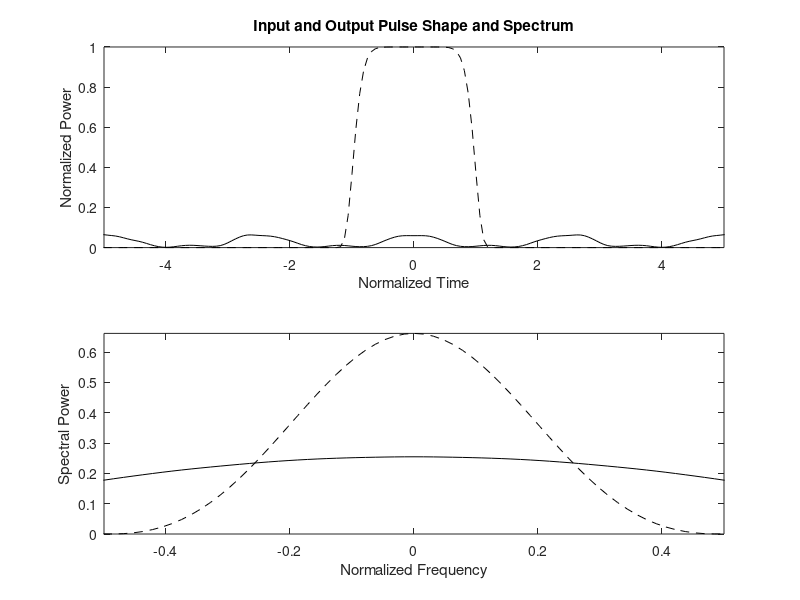

Write MATLAB code to recreate this figure.
% This code solves the NLS equation with the split-step method
% 	idu/dz - sgn(beta2)/2 dˆ2u/d(tau)ˆ2 + Nˆ2*|u|ˆ2*u = 0
% Written by Govind P. Agrawal in March 2005 for the NLFO book

%---Specify input parameters
clear all; %
distance = input('Enter fiber length (in units of L_D) ='); %
beta2 = input('dispersion: 1 for normal, -1 for anomalous'); %
N = input ('Nonlinear parameter N = '); % Soliton order
mshape = input ('m = 0 for sech, m > 0 for super-Gaussian = ');
chirp0 = 0;	% input pulse chirp (default value)

%---set simulation parameters
nt = 1024; Tmax = 32; 	
% FFT points and window size
step_num = round(20*distance*N^2); 	
% No. of z steps
deltaz = distance/step_num; % step size in z
dtau = (2*Tmax)/nt;	% step size in tau

%---tau and omega arrays
tau = (-nt/2:nt/2-1)*dtau; 	
% temporal grid
omega = (pi/Tmax) * [(0:nt/2-1) (-nt/2:-1)]; % frequency grid

%---Input Field profile
if mshape==0 	 % soliton sech shape
	uu = sech(tau).*exp(-0.5i* chirp0* tau.^2);
else % super-Gaussian
	uu = exp(-0.5*(1+1i*chirp0).*tau.^(2*mshape));
end

%---Plot input pulse shape and spectrum
temp = fftshift(ifft(uu)).*(nt*dtau)/sqrt(2*pi); % spectrum
figure; 	subplot(2,1,1);
	plot (tau, abs(uu).^2, '--k'); hold on;
	axis([-5 5 0 inf]);
	xlabel('Normalized Time');
	ylabel('Normalized Power');
	title('Input and Output Pulse Shape and Spectrum');
subplot(2,1,2);
	plot (fftshift(omega)/(2*pi), abs(temp).^2, '--k'); hold on;
	axis([-.5 .5 0 inf]);
	xlabel('Normalized Frequency');
	ylabel('Spectral Power');
%---Store dispersive phase shifts to speedup code
dispersion = exp(0.5i*beta2*omega.^2*deltaz);	% phase factor
hhz = 1i*N^2*deltaz; 	 % nonlinear phase factor

% ********* [ Beginning of MAIN Loop] ***********
% scheme: 1/2N -> D -> 1/2N; first half step nonlinear
temp = uu.*exp(abs(uu).^2.*hhz/2);	% note hhz/2
for n=1:step_num
	 f_temp = ifft(temp).*dispersion;
	 uu = fft(f_temp);
	 temp = uu.*exp(abs(uu).^2.*hhz);
end
uu = temp.*exp(-abs(uu).^2.*hhz/2); 	 % Final field
temp = fftshift(ifft(uu)).* (nt*dtau)/sqrt(2*pi); % Final spectrum
% *************** [ End of MAIN Loop ] **************

%----Plot output pulse shape and spectrum
subplot(2,1,1)
	plot (tau, abs(uu).^2, '-k')
subplot(2,1,2)
	plot(fftshift(omega)/(2*pi), abs(temp).^2, '-k')
